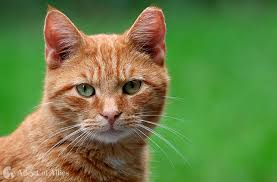
#> input picture images.jfif, 277 x 182 px
$ python '18.Separate Red Channel.py'
#> lines starting #> are read from the running program, lines starting #| are printed output that depends on the picture
import cv2
img=cv2.imread("images.jfif")
#> img is the input picture: shape (182, 277, 3); mean B, G, R 69.2, 129.5, 105.6
red_channel=img[:,:,2]
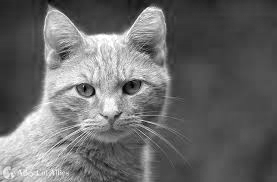
#> red_channel: shape (182, 277); min 0, max 255, mean 105.6
cv2.imshow("Red Channel",red_channel)
cv2.waitKey(0)
